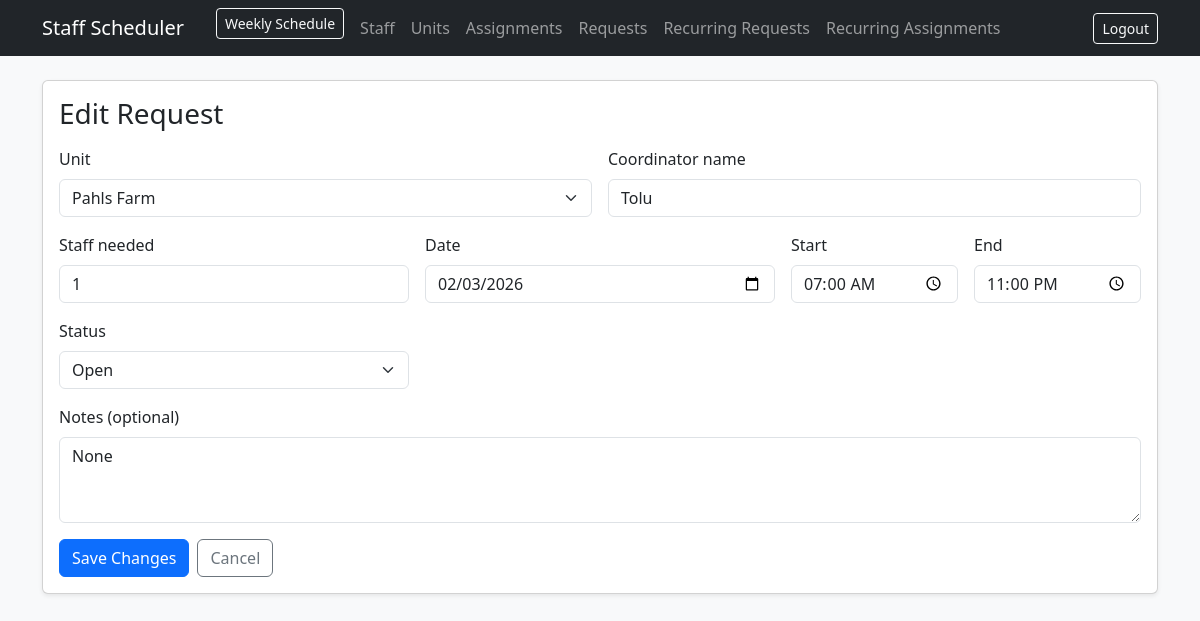
Page /requests/34/edit (signed in) on the committed database.
### app/models.py (models this page shows)
class Request(db.Model):
    __tablename__ = "requests"
    id = db.Column(db.Integer, primary_key=True)
    unit_id = db.Column(db.Integer, db.ForeignKey("units.id"), nullable=False)
    unit = db.relationship("Unit", backref=db.backref("requests", lazy=True))
    coordinator_name = db.Column(db.String(140), nullable=False)
    staff_needed = db.Column(db.Integer, nullable=False)
    start_datetime = db.Column(db.DateTime, nullable=False)
    end_datetime = db.Column(db.DateTime, nullable=False)
    status = db.Column(db.String(20), nullable=False, default="Open")  # Open/Satisfied/Canceled
    created_by_admin_id = db.Column(db.Integer, db.ForeignKey("admins.id"), nullable=False)
    created_by = db.relationship("Admin", backref=db.backref("requests_created", lazy=True))
    notes = db.Column(db.Text, nullable=True)
    created_at = db.Column(db.DateTime, default=datetime.utcnow, nullable=False)
    recurring_id = db.Column(db.Integer, db.ForeignKey("recurring_requests.id"), nullable=True)
    occurrence_date = db.Column(db.Date, nullable=True)
    recurring = db.relationship("RecurringRequest", backref="occurrences")
    __table_args__ = (
    db.UniqueConstraint("recurring_id", "occurrence_date", name="uq_request_recurring_occurrence"),
)

class Unit(db.Model):
    __tablename__ = "units"
    id = db.Column(db.Integer, primary_key=True)
    unit_name = db.Column(db.String(140), nullable=False, index=True)
    address = db.Column(db.String(220), nullable=True)
    is_active = db.Column(db.Boolean, default=True, nullable=False)
    created_at = db.Column(db.DateTime, default=datetime.utcnow, nullable=False)

### app/requests/routes.py (the view)
@requests_bp.route("/<int:request_id>/edit", methods=["GET"])
@login_required
def edit_request(request_id):
    req = StaffRequest.query.get_or_404(request_id)
    unit_list = Unit.query.filter_by(is_active=True).order_by(Unit.unit_name.asc()).all()
    return render_template(
        "requests/form.html",
        req=req,
        unit_list=unit_list,
        status_options=STATUS_OPTIONS,
    )

### app/templates/requests/form.html (shortened to what this page needs)
{% extends "base.html" %}
{% block content %}
<div class="card shadow-sm">
  <div class="card-body">
    <h3 class="mb-3">{{ "Edit Request" if req else "New Request" }}</h3>
    <form method="post"
          action="{{ url_for('requests.update_request', request_id=req.id) if req else url_for('requests.create_request') }}">
      <div class="row g-3">
        <div class="col-md-6">
          <label class="form-label">Unit</label>
          <select class="form-select" name="unit_id" required>
            {% for u in unit_list %}
              <option value="{{ u.id }}" {% if req and req.unit_id == u.id %}selected{% endif %}>{{ u.unit_name }}</option>
            {% endfor %}
          </select>
        </div>
        <div class="col-md-6">
          <label class="form-label">Coordinator name</label>
          <input class="form-control" name="coordinator_name" required value="{{ req.coordinator_name if req else '' }}">
        </div>
        <div class="col-md-4">
          <label class="form-label">Staff needed</label>
          <input class="form-control" type="number" min="1" name="staff_needed" required value="{{ req.staff_needed if req else '' }}">
        </div>
        {% set start_dt = req.start_datetime if req else None %}
        {% set end_dt = req.end_datetime if req else None %}
        <div class="col-md-4">
          <label class="form-label">Date</label>
          <input class="form-control" type="date" name="date" required value="{{ start_dt.strftime('%Y-%m-%d') if start_dt else '' }}">
        </div>
        <div class="col-md-2">
          <label class="form-label">Start</label>
          <input class="form-control" type="time" name="start_time" required value="{{ start_dt.strftime('%H:%M') if start_dt else '' }}">
        </div>
        <div class="col-md-2">
          <label class="form-label">End</label>
          <input class="form-control" type="time" name="end_time" required value="{{ end_dt.strftime('%H:%M') if end_dt else '' }}">
        </div>
        <div class="col-md-4">
          <label class="form-label">Status</label>
          <select class="form-select" name="status">
            {% for s in status_options %}
              <option value="{{ s }}" {% if req and req.status == s %}selected{% endif %}>{{ s }}</option>
            {% endfor %}
          </select>
        </div>
        <div class="col-md-12">
          <label class="form-label">Notes (optional)</label>
          <textarea class="form-control" name="notes" rows="3">{{ req.notes if req else '' }}</textarea>
        </div>
      </div>
      <div class="d-flex gap-2 mt-3">
        <button class="btn btn-primary">{{ "Save Changes" if req else "Create Request" }}</button>
        <a class="btn btn-outline-secondary" href="/requests/">Cancel</a>
      </div>
    </form>
  </div>
</div>
{% endblock %}

### rows in the picture
Request: unit_id "Pahls Farm", coordinator_name "Tolu", staff_needed "1", date "02/03/2026", start_time "07:00", end_time "23:00", status "Open", notes "None"

### other values in the picture
{{ "Edit Request" if req else "New Request" }} "Edit Request"
{{ "Save Changes" if req else "Create Request" }} "Save Changes"
